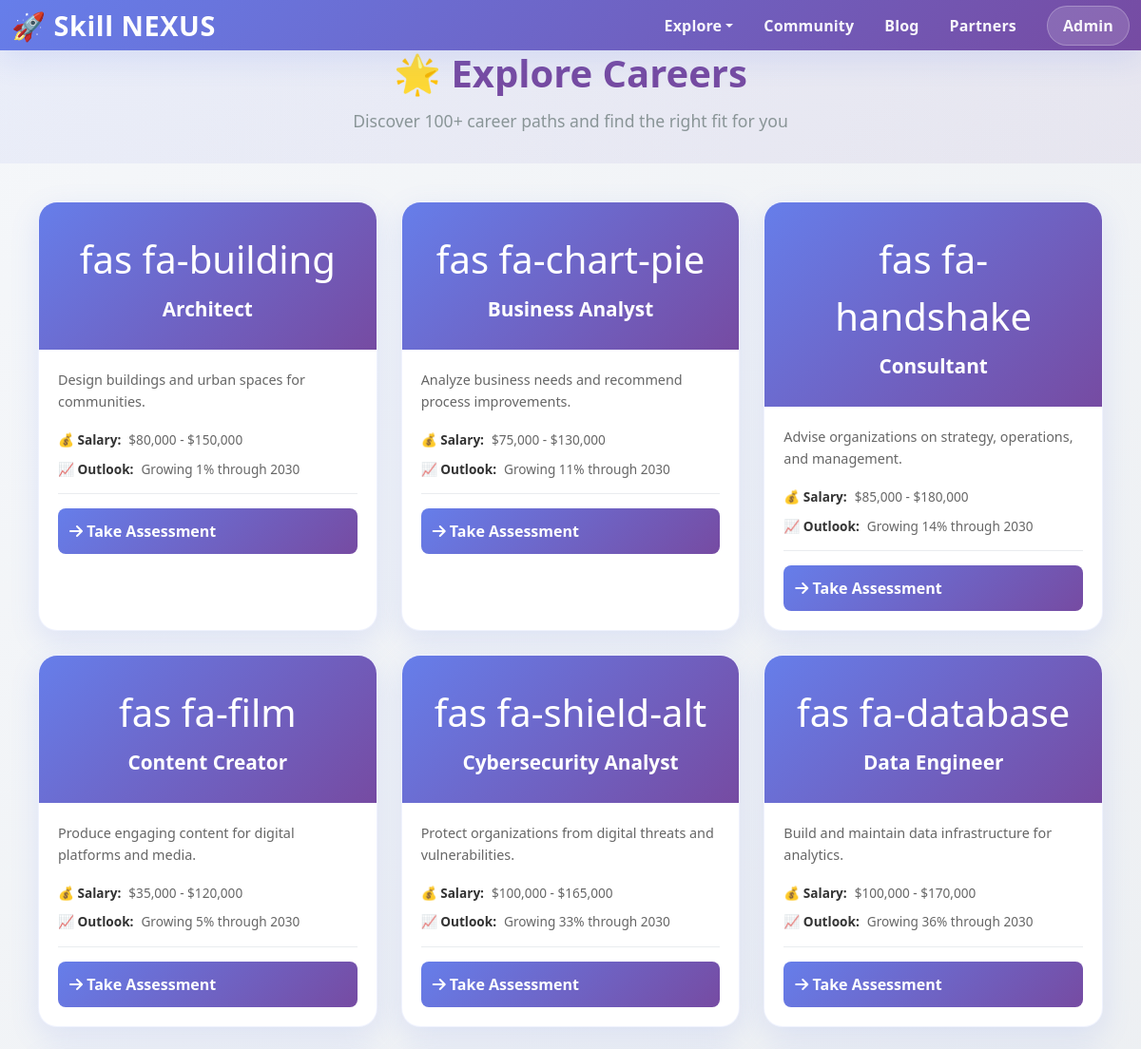
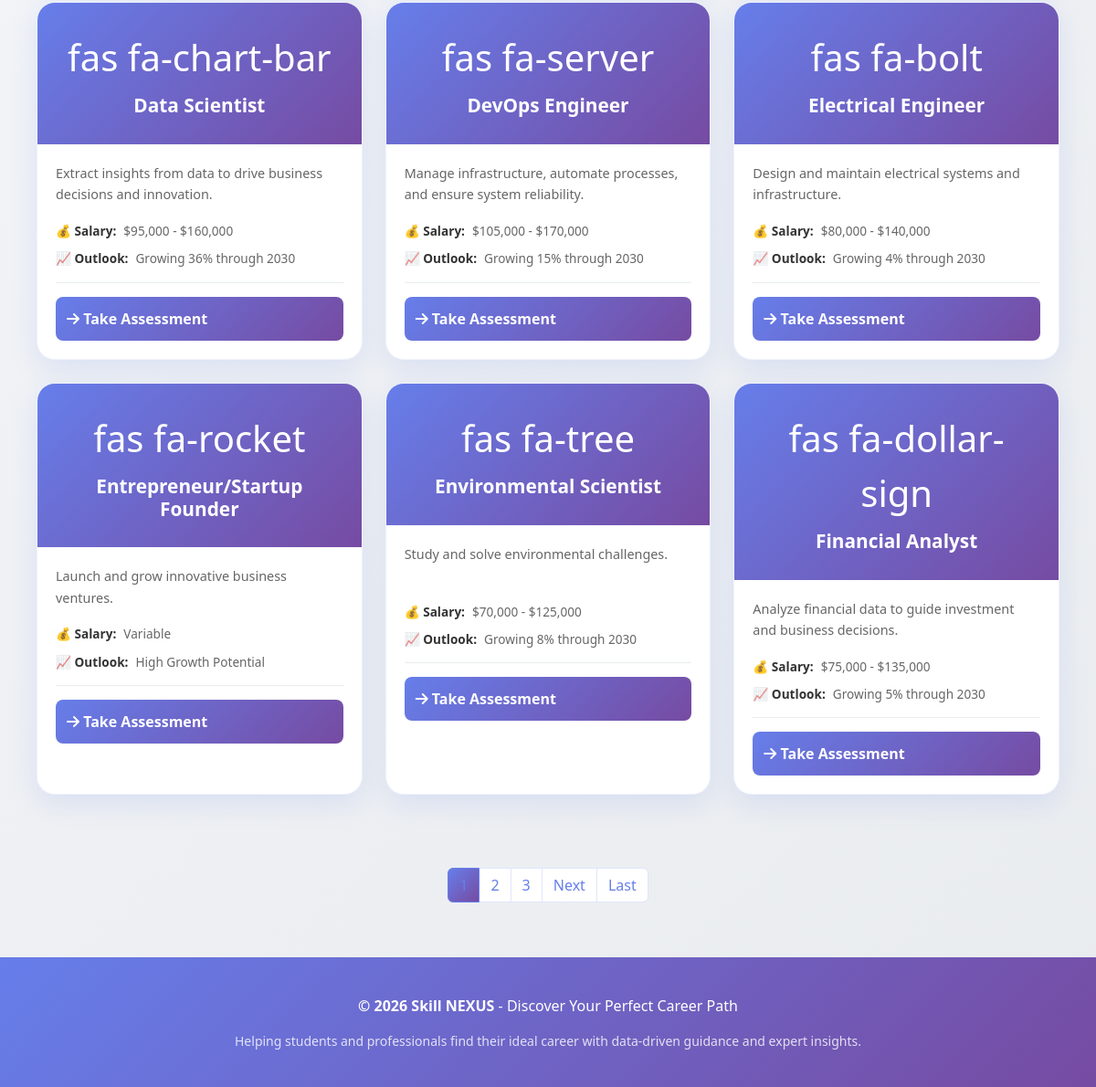
Screenshot of /results/careers.php with the database file from the repository (2 pictures, top to bottom).
### tables this page shows
CREATE TABLE `careers` (
  `id` INT UNSIGNED NOT NULL AUTO_INCREMENT,
  `name` VARCHAR(255) NOT NULL,
  `description` TEXT,
  `average_salary` VARCHAR(100),
  `job_outlook` TEXT,
  `icon` VARCHAR(255),
  `color_code` VARCHAR(7),
  `is_active` BOOLEAN DEFAULT TRUE,
  `created_at` TIMESTAMP NOT NULL DEFAULT CURRENT_TIMESTAMP,
  `updated_at` TIMESTAMP NOT NULL DEFAULT CURRENT_TIMESTAMP ON UPDATE CURRENT_TIMESTAMP,
  PRIMARY KEY (`id`),
  UNIQUE KEY `unique_career_name` (`name`),
  INDEX `idx_careers_active` (`is_active`)
);

### results/careers.php (the view, shortened to what this page needs)
<?php
include __DIR__ . '/../config.php';
$page = $_GET['page'] ?? 1;
$limit = 12;
$offset = ($page - 1) * $limit;
$careers = getAllCareers($pdo, $limit, $offset);
$totalRecords = $pdo->query("SELECT COUNT(*) FROM careers")->fetchColumn();
$limit = 10;
$pages = ceil($totalRecords / $limit);
$page = $_GET['page'] ?? 1;
$page = max(1, min($page, $pages));
?>
<!DOCTYPE html>
<html lang="en">
<head>
    <link href="https://cdn.jsdelivr.net/npm/bootstrap@5.3.2/dist/css/bootstrap.min.css" rel="stylesheet">
    <link rel="stylesheet" href="https://cdnjs.cloudflare.com/ajax/libs/font-awesome/6.4.0/css/all.min.css">
    <link rel="stylesheet" href="<?= BASE_URL ?>/assets/styles.css">
</head>
<body>
    <?php renderNav(); ?>
    <div class="header-section">
        <h1>🌟 Explore Careers</h1>
        <p>Discover 100+ career paths and find the right fit for you</p>
    </div>
    <?php if (!empty($careers)): ?>
        <div class="career-grid">
            <?php foreach ($careers as $career): ?>
                <div class="career-card">
                    <div class="career-header">
                        <div class="career-icon"><?= e($career['icon'] ?? '💼') ?></div>
                        <h3 class="career-title"><?= e($career['name']) ?></h3>
                    </div>
                    <div class="career-body">
                        <p class="career-description">
                            <?= e(substr($career['description'] ?? '', 0, 100)) ?>
                        </p>
                        <div class="career-meta">
                            <?php if ($career['average_salary']): ?>
                                <div class="meta-item">
                                    <strong>💰 Salary:</strong> <?= e($career['average_salary']) ?>
                                </div>
                            <?php endif; ?>
                            <?php if ($career['job_outlook']): ?>
                                <div class="meta-item">
                                    <strong>📈 Outlook:</strong> <?= e($career['job_outlook']) ?>
                                </div>
                            <?php endif; ?>
                        </div>
                        <a href="<?= BASE_URL ?>/career/test.php" class="btn-explore">
                            <i class="fas fa-arrow-right"></i> Take Assessment
                        </a>
                    </div>
                </div>
            <?php endforeach; ?>
        </div>
        <?php if ($pages > 1): ?>
            <nav aria-label="Careers pagination">
                <ul class="pagination">
                    <?php
                    $start = max(1, $page - 2);
                    $end = min($pages, $page + 2);
                    for ($i = $start; $i <= $end; $i++):
                        ?>
                        <li class="page-item <?= $i === $page ? 'active' : '' ?>">
                            <a class="page-link" href="?page=<?= $i ?>"><?= $i ?></a>
                        </li>
                    <?php endfor; ?>
                    <?php if ($page < $pages): ?>
                        <li class="page-item">
                            <a class="page-link" href="?page=<?= $page + 1 ?>">Next</a>
                        </li>
                        <li class="page-item">
                            <a class="page-link" href="?page=<?= $pages ?>">Last</a>
                        </li>
                    <?php endif; ?>
                </ul>
            </nav>
        <?php endif; ?>
    <?php endif; ?>
    <?php renderFooter(); ?>
</body>
</html>

### config.php (shortened to what this page needs)
<?php
function e(string $value): string
{
    return htmlspecialchars($value, ENT_QUOTES, 'UTF-8');
}
function renderNav(): void
{
    ?>
    <nav class="navbar navbar-expand-lg navbar-dark primary-navbar">
        <div class="container-fluid">
            <a class="navbar-brand fw-bold" href="<?= BASE_URL ?>/index.php">🚀 Skill NEXUS</a>
            <div class="collapse navbar-collapse" id="navbarNav">
                <ul class="navbar-nav ms-auto align-items-lg-center">
                    <li class="nav-item dropdown">
                        <a class="nav-link dropdown-toggle" href="#" role="button" data-bs-toggle="dropdown">Explore</a>
                    </li>
                    <li class="nav-item"><a class="nav-link" href="<?= BASE_URL ?>/community.php">Community</a></li>
                    <li class="nav-item"><a class="nav-link" href="<?= BASE_URL ?>/partners%20&%20blog/blog.php">Blog</a>
                    </li>
                    <li class="nav-item"><a class="nav-link"
                            href="<?= BASE_URL ?>/partners%20&%20blog/partners.php">Partners</a></li>
                    <li class="nav-item"><a class="nav-link btn-primary-ghost px-4 py-2 ms-lg-3"
                            href="<?= BASE_URL ?>/admin/login.php">Admin</a></li>
                </ul>
            </div>
        </div>
    </nav>
    <?php
}
function renderFooter(): void
{
    ?>
    <footer
        style="background: linear-gradient(135deg, #667eea 0%, #764ba2 100%); color: white; padding: 40px 20px; text-align: center; margin-top: 60px; border-top: 1px solid rgba(102, 126, 234, 0.2);">
        <div class="container">
            <p><strong>&copy; 2026 Skill NEXUS</strong> - Discover Your Perfect Career Path</p>
            <p class="small" style="margin: 10px 0 0 0; opacity: 0.8;">Helping students and professionals find their ideal
                career with data-driven guidance and expert insights.</p>
        </div>
    </footer>
    <?php
}
function getAllCareers($pdo, $limit = null, $offset = 0)
{
    $sql = "SELECT * FROM careers ORDER BY name ASC";
    if ($limit) {
        $sql .= " LIMIT :limit OFFSET :offset";
    }
    $stmt = $pdo->prepare($sql);
    if ($limit) {
        $stmt->bindParam(':limit', $limit, PDO::PARAM_INT);
        $stmt->bindParam(':offset', $offset, PDO::PARAM_INT);
    }
    $stmt->execute();
    return $stmt->fetchAll();
}

### assets/styles.css (style rules this page uses)
:root { --gradient-primary: linear-gradient(135deg, #667eea 0%, #764ba2 100%); --gradient-accent: linear-gradient(135deg, #f093fb 0%, #f5576c 100%); --gradient-light: linear-gradient(135deg, #667eea14, #764ba214); --bg-primary: #ffffff; --bg-secondary: #f8f9fa; --bg-light: #f0f2f5; --text-primary: #2c3e50; --text-muted: #7f8c8d; --accent: #667eea; --accent-strong: #764ba2; --shadow: 0 10px 30px rgba(102, 126, 234, 0.15); --shadow-hover: 0 15px 50px rgba(102, 126, 234, 0.25); }
* { margin: 0; padding: 0; box-sizing: border-box; }
html { scroll-behavior: smooth; }
body { font-family: 'Segoe UI', Tahoma, Geneva, Verdana, sans-serif; min-height: 100vh; background: linear-gradient(135deg, #f5f7fa 0%, #e9ecef 100%) !important; color: var(--text-primary) !important; }
main, section, .container, .content-wrap { padding-top: 0 !important; margin-top: 0 !important; }
a { color: inherit; text-decoration: none; }
.primary-navbar { background: var(--gradient-primary); border-bottom: none; box-shadow: var(--shadow); padding: 12px 0 !important; }
.navbar { padding: 0 !important; }
.navbar-brand { font-size: 1.8rem; font-weight: 800; letter-spacing: 0.02em; color: #ffffff !important; }
.navbar-nav .nav-link { color: rgba(255, 255, 255, 0.95) !important; font-weight: 600; letter-spacing: 0.01em; padding: 0.5rem 1rem !important; }
.btn-primary-ghost { background: rgba(255, 255, 255, 0.15); border: 1px solid rgba(255, 255, 255, 0.25); color: #ffffff !important; border-radius: 999px; }
.career-card, .degree-card, .feature-card, .tip-card, .blog-card, .partner-card, .card, .card-glass { background: #ffffff !important; border: 1px solid rgba(102, 126, 234, 0.1) !important; color: var(--text-primary) !important; box-shadow: var(--shadow) !important; border-radius: 20px !important; transition: all 0.3s ease !important; }
.test-container, .results-container, .career-grid, .degree-grid, .question-container { margin-top: 0 !important; padding-top: 0 !important; }
.pagination .page-link { color: var(--accent); border: 1px solid rgba(102, 126, 234, 0.2); background: #ffffff; }
.pagination .page-item.active .page-link { background: var(--gradient-primary); border-color: var(--accent); }
.header-section { background: var(--gradient-light); color: var(--accent-strong); padding: 2rem 1.5rem; text-align: center; border-radius: 0; margin-top: 0 !important; padding-top: 0 !important; }
.header-section h1 { font-size: 2.5rem; font-weight: 900; margin-bottom: 0.8rem; }
.header-section p { font-size: 1.1rem; color: var(--text-muted); }

### results/careers.php (style rules this page uses)
* { margin: 0; padding: 0; box-sizing: border-box; }
body { font-family: 'Segoe UI'; background: linear-gradient(135deg, #f8f9fa 0%, #e9ecef 100%); min-height: 100vh; }
.career-grid { display: grid; grid-template-columns: repeat(auto-fill, minmax(300px, 1fr)); gap: 25px; padding: 40px; margin: 0 auto; max-width: 1400px; }
.career-card { background: white; border-radius: 15px; overflow: hidden; box-shadow: 0 5px 20px rgba(0, 0, 0, 0.1); transition: all 0.3s ease; animation: fadeInUp 0.6s ease-out; }
.career-header { background: linear-gradient(135deg, #667eea, #764ba2); color: white; padding: 30px 20px; text-align: center; }
.career-icon { font-size: 2.5rem; margin-bottom: 10px; }
.career-title { font-size: 1.3rem; font-weight: 700; margin: 0; }
.career-body { padding: 20px; }
.career-description { color: #666; font-size: 0.9rem; line-height: 1.6; margin-bottom: 15px; min-height: 50px; }
.career-meta { display: grid; gap: 10px; margin-bottom: 15px; padding-bottom: 15px; border-bottom: 1px solid #e9ecef; }
.meta-item { display: flex; align-items: center; gap: 8px; font-size: 0.85rem; color: #666; }
.meta-item strong { color: #333; }
.btn-explore { width: 100%; background: linear-gradient(135deg, #667eea, #764ba2); color: white; border: none; padding: 12px; border-radius: 8px; font-weight: 600; cursor: pointer; transition: all 0.3s; text-decoration: none; display: block; }
.header-section { background: linear-gradient(135deg, #667eea 0%, #764ba2 100%); color: white; padding: 60px 20px; text-align: center; margin-bottom: 40px; }
.header-section h1 { font-size: 2.5rem; font-weight: 800; margin-bottom: 15px; }
.header-section p { font-size: 1.1rem; opacity: 0.9; margin: 0; }
.pagination { justify-content: center; margin-top: 40px; margin-bottom: 40px; }

### rows the page displays
careers: icon "fas fa-building", name "Architect", description "Design buildings and urban spaces for communities.", average_salary "$80,000 - $150,000", job_outlook "Growing 1% through 2030"
careers: icon "fas fa-chart-pie", name "Business Analyst", description "Analyze business needs and recommend process improvements.", average_salary "$75,000 - $130,000", job_outlook "Growing 11% through 2030"
careers: icon "fas fa-handshake", name "Consultant", description "Advise organizations on strategy, operations, and management.", average_salary "$85,000 - $180,000", job_outlook "Growing 14% through 2030"
careers: icon "fas fa-film", name "Content Creator", description "Produce engaging content for digital platforms and media.", average_salary "$35,000 - $120,000", job_outlook "Growing 5% through 2030"
careers: icon "fas fa-shield-alt", name "Cybersecurity Analyst", description "Protect organizations from digital threats and vulnerabilities.", average_salary "$100,000 - $165,000", job_outlook "Growing 33% through 2030"
careers: icon "fas fa-database", name "Data Engineer", description "Build and maintain data infrastructure for analytics.", average_salary "$100,000 - $170,000", job_outlook "Growing 36% through 2030"
careers: icon "fas fa-chart-bar", name "Data Scientist", description "Extract insights from data to drive business decisions and innovation.", average_salary "$95,000 - $160,000", job_outlook "Growing 36% through 2030"
careers: icon "fas fa-server", name "DevOps Engineer", description "Manage infrastructure, automate processes, and ensure system reliability.", average_salary "$105,000 - $170,000", job_outlook "Growing 15% through 2030"
careers: icon "fas fa-bolt", name "Electrical Engineer", description "Design and maintain electrical systems and infrastructure.", average_salary "$80,000 - $140,000", job_outlook "Growing 4% through 2030"
careers: icon "fas fa-rocket", name "Entrepreneur/Startup Founder", description "Launch and grow innovative business ventures.", average_salary "Variable", job_outlook "High Growth Potential"
careers: icon "fas fa-tree", name "Environmental Scientist", description "Study and solve environmental challenges.", average_salary "$70,000 - $125,000", job_outlook "Growing 8% through 2030"
careers: icon "fas fa-dollar-sign", name "Financial Analyst", description "Analyze financial data to guide investment and business decisions.", average_salary "$75,000 - $135,000", job_outlook "Growing 5% through 2030"
